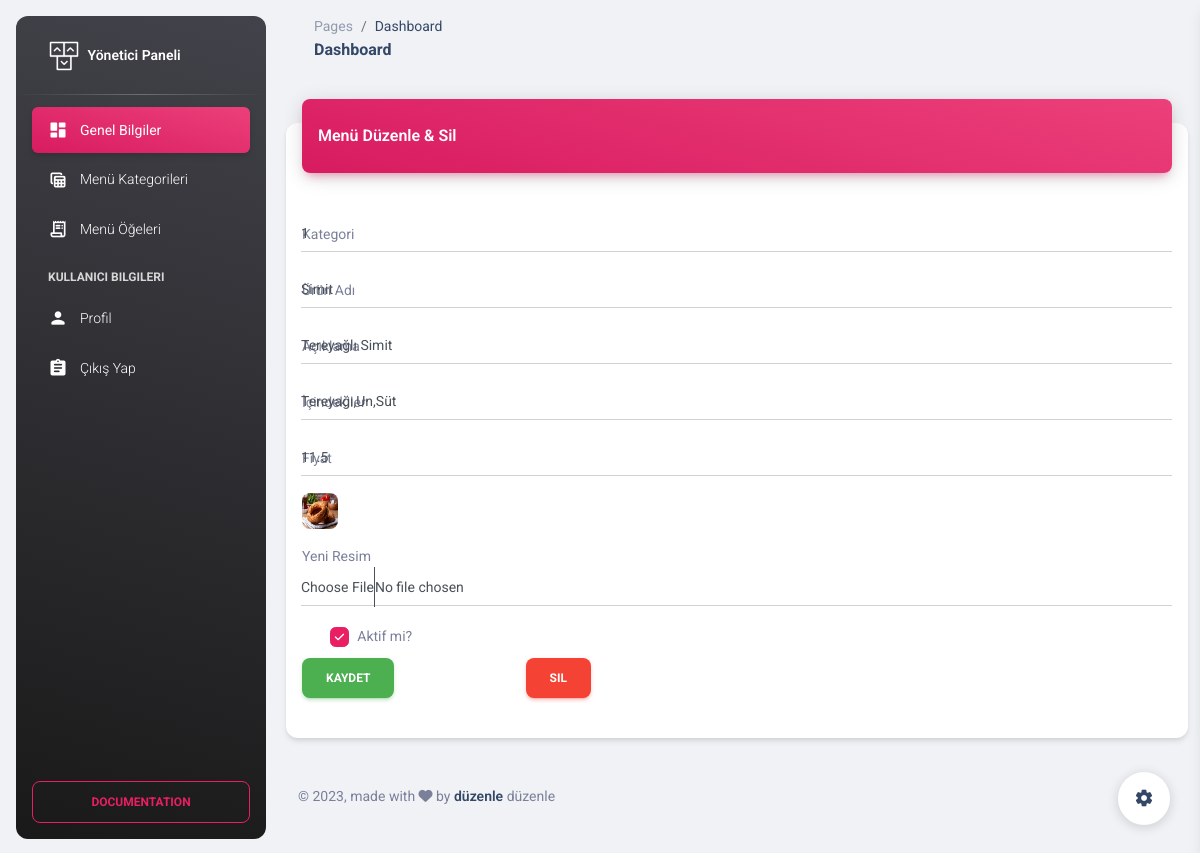
Page /admin/editProduct.php?id=1 (signed in) on the committed database.
### tables this page shows
CREATE TABLE `product` (
  `Id` int(11) NOT NULL,
  `Name` varchar(250) NOT NULL,
  `ImageUrl` varchar(250) NOT NULL,
  `IsActive` tinyint(4) NOT NULL,
  `IsDeleted` tinyint(4) NOT NULL,
  `Description` varchar(500) DEFAULT NULL,
  `Price` decimal(10,1) NOT NULL,
  `Ingredients` varchar(500) NOT NULL,
  `CategoryId` int(11) NOT NULL
);

### admin/editProduct.php (the view, shortened to what this page needs)
<?php
include("inc/ahead.php");
$sorgu = $baglanti->prepare("SELECT * FROM product WHERE Id=:id");
$sorgu->execute(['id' => (int)$_GET["id"]]);
$sonuc = $sorgu->fetch();
?>
<div class="container-fluid py-4">
    <div class="row">
        <div class="col-12">
            <div class="card my-4">
                <div class="card-header p-0 position-relative mt-n4 mx-3 z-index-2">
                    <div class="bg-gradient-primary shadow-primary border-radius-lg pt-4 pb-3">
                        <h6 class="text-white text-capitalize ps-3">Menü Düzenle & Sil</h6>
                    </div>
                </div>
                <div class="card-body px-0 pb-2">
                    <div class="table-responsive p-0">
                        <form class="m-3" method="post" action="" enctype="multipart/form-data">
                            <div class="input-group input-group-static my-3">
                                <label class="form-label">Kategori</label>
                                <input type="text" name="Category" value="<?= @$sonuc["CategoryId"] ?>" required class="form-control">
                            </div>
                            <div class="input-group input-group-static my-3">
                                <label class="form-label">Ürün Adı</label>
                                <input type="text" name="Name" value="<?= @$sonuc["Name"] ?>" required class="form-control">
                            </div>
                            <div class="input-group input-group-static my-3">
                                <label class="form-label">Açıklama</label>
                                <input type="text" name="Desc" value="<?= @$sonuc["Description"] ?>" class="form-control">
                            </div>
                            <div class="input-group input-group-static my-3">
                                <label class="form-label">İçindekiler</label>
                                <input type="text" name="Ingredi" value="<?= @$sonuc["Ingredients"] ?>" class="form-control">
                            </div>
                            <div class="input-group input-group-static my-3">
                                <label class="form-label">Fiyat</label>
                                <input type="number" name="Price" value="<?= @$sonuc["Price"] ?>" class="form-control">
                            </div>
                            <div class="input-group input-group-static my-3">
                                <img src="assets/img/<?= $sonuc["ImageUrl"] ?>" class="avatar avatar-sm me-3 border-radius-lg" alt="user1">
                            </div>
                            <div class="input-group input-group-static my-3">
                                <label>Yeni Resim</label>
                                <input type="file" name="Url" class="form-control">
                            </div>
                            <div class="form-check">
                                <input class="form-check-input" type="checkbox" value="x" name="active" <?= @$sonuc["IsActive"] == 1 ? "checked" : "" ?> id="fcustomCheck1">
                                <label class="custom-control-label" for="customCheck1">Aktif mi?</label>
                            </div>
                            <div class="row">
                            <div class="form-group col-3">
                                <input class="btn btn-success" type="submit" value="Kaydet" id="save">
                            </div>
                            <div class="form-group col-3">
                                <a href="delete.php?name=product&id=<?=$sonuc["Id"]?>" class="btn btn-danger" type="button" value="Sil" id="delete">Sil</a>
                            </div>
                            </div>
                        </form>
                    </div>
                </div>
            </div>
        </div>
    </div>
    <?php
    include("inc/afooter.php");
    ?>

### rows in the picture
product: Category "1", Name "Simit", Desc "Tereyağlı Simit", Ingredi "Tereyağı,Un,Süt", Price "11.5", ImageUrl (picture), IsActive "☑"
